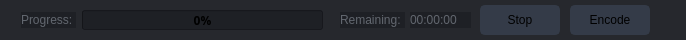
    <widget class="QFrame" name="frame_top_btns_2">
     <property name="geometry">
      <rect>
       <x>0</x>
       <y>450</y>
       <width>686</width>
       <height>40</height>
      </rect>
     </property>
     <property name="minimumSize">
      <size>
       <width>0</width>
       <height>25</height>
      </size>
     </property>
     <property name="maximumSize">
      <size>
       <width>16777215</width>
       <height>45</height>
      </size>
     </property>
     <property name="styleSheet">
      <string notr="true">background-color: rgba(27, 29, 35, 200)</string>
     </property>
     <property name="frameShape">
      <enum>QFrame::NoFrame</enum>
     </property>
     <property name="frameShadow">
      <enum>QFrame::Raised</enum>
     </property>
     <widget class="QFrame" name="frame_btns_right_3">
      <property name="geometry">
       <rect>
        <x>1070</x>
        <y>0</y>
        <width>16</width>
        <height>16</height>
       </rect>
      </property>
      <property name="sizePolicy">
       <sizepolicy hsizetype="Expanding" vsizetype="Preferred">
        <horstretch>0</horstretch>
        <verstretch>0</verstretch>
       </sizepolicy>
      </property>
      <property name="maximumSize">
       <size>
        <width>120</width>
        <height>16777215</height>
       </size>
      </property>
      <property name="frameShape">
       <enum>QFrame::NoFrame</enum>
      </property>
      <property name="frameShadow">
       <enum>QFrame::Raised</enum>
      </property>
      <layout class="QHBoxLayout" name="horizontalLayout_7">
       <property name="spacing">
        <number>0</number>
       </property>
       <property name="leftMargin">
        <number>0</number>
       </property>
       <property name="topMargin">
        <number>0</number>
       </property>
       <property name="rightMargin">
        <number>0</number>
       </property>
       <property name="bottomMargin">
        <number>0</number>
       </property>
      </layout>
     </widget>
     <widget class="QPushButton" name="pushButton_3">
      <property name="enabled">
       <bool>true</bool>
      </property>
      <property name="geometry">
       <rect>
        <x>570</x>
        <y>5</y>
        <width>80</width>
        <height>30</height>
       </rect>
      </property>
      <property name="sizePolicy">
       <sizepolicy hsizetype="Fixed" vsizetype="Fixed">
        <horstretch>0</horstretch>
        <verstretch>0</verstretch>
       </sizepolicy>
      </property>
      <property name="minimumSize">
       <size>
        <width>80</width>
        <height>30</height>
       </size>
      </property>
      <property name="font">
       <font>
        <family>Segoe UI</family>
        <pointsize>9</pointsize>
       </font>
      </property>
      <property name="styleSheet">
       <string notr="true">QPushButton {
	border: 2px solid rgb(52, 59, 72);
	border-radius: 5px;	
	background-color: rgb(52, 59, 72);
}
QPushButton:hover {
	background-color: rgb(57, 65, 80);
	border: 2px solid rgb(61, 70, 86);
}
QPushButton:pressed {	
	background-color: rgb(35, 40, 49);
	border: 2px solid rgb(43, 50, 61);
}</string>
      </property>
      <property name="text">
       <string>Encode</string>
      </property>
     </widget>
     <widget class="QPushButton" name="pushButton_4">
      <property name="enabled">
       <bool>true</bool>
      </property>
      <property name="geometry">
       <rect>
        <x>480</x>
        <y>5</y>
        <width>80</width>
        <height>30</height>
       </rect>
      </property>
      <property name="sizePolicy">
       <sizepolicy hsizetype="Fixed" vsizetype="Fixed">
        <horstretch>0</horstretch>
        <verstretch>0</verstretch>
       </sizepolicy>
      </property>
      <property name="minimumSize">
       <size>
        <width>80</width>
        <height>30</height>
       </size>
      </property>
      <property name="font">
       <font>
        <family>Segoe UI</family>
        <pointsize>9</pointsize>
       </font>
      </property>
      <property name="styleSheet">
       <string notr="true">QPushButton {
	border: 2px solid rgb(52, 59, 72);
	border-radius: 5px;	
	background-color: rgb(52, 59, 72);
}
QPushButton:hover {
	background-color: rgb(57, 65, 80);
	border: 2px solid rgb(61, 70, 86);
}
QPushButton:pressed {	
	background-color: rgb(35, 40, 49);
	border: 2px solid rgb(43, 50, 61);
}</string>
      </property>
      <property name="text">
       <string>Stop</string>
      </property>
     </widget>
     <widget class="QLabel" name="label_53">
      <property name="enabled">
       <bool>true</bool>
      </property>
      <property name="geometry">
       <rect>
        <x>21</x>
        <y>12</y>
        <width>55</width>
        <height>16</height>
       </rect>
      </property>
      <property name="font">
       <font>
        <family>Segoe UI</family>
       </font>
      </property>
      <property name="autoFillBackground">
       <bool>false</bool>
      </property>
      <property name="styleSheet">
       <string notr="true">color: rgb(98, 103, 111);</string>
      </property>
      <property name="text">
       <string>Progress:</string>
      </property>
     </widget>
     <widget class="QProgressBar" name="progressBar">
      <property name="enabled">
       <bool>true</bool>
      </property>
      <property name="geometry">
       <rect>
        <x>82</x>
        <y>10</y>
        <width>241</width>
        <height>20</height>
       </rect>
      </property>
      <property name="sizePolicy">
       <sizepolicy hsizetype="Expanding" vsizetype="Fixed">
        <horstretch>0</horstretch>
        <verstretch>0</verstretch>
       </sizepolicy>
      </property>
      <property name="maximumSize">
       <size>
        <width>16777215</width>
        <height>20</height>
       </size>
      </property>
      <property name="font">
       <font>
        <family>Noto Sans</family>
        <weight>75</weight>
        <bold>true</bold>
       </font>
      </property>
      <property name="focusPolicy">
       <enum>Qt::NoFocus</enum>
      </property>
      <property name="acceptDrops">
       <bool>false</bool>
      </property>
      <property name="autoFillBackground">
       <bool>false</bool>
      </property>
      <property name="locale">
       <locale language="English" country="UnitedStates"/>
      </property>
      <property name="inputMethodHints">
       <set>Qt::ImhNone</set>
      </property>
      <property name="value">
       <number>0</number>
      </property>
      <property name="alignment">
       <set>Qt::AlignCenter</set>
      </property>
      <property name="textVisible">
       <bool>true</bool>
      </property>
      <property name="invertedAppearance">
       <bool>false</bool>
      </property>
      <property name="format">
       <string>%p%</string>
      </property>
     </widget>
     <widget class="QLabel" name="label_54">
      <property name="geometry">
       <rect>
        <x>340</x>
        <y>12</y>
        <width>65</width>
        <height>16</height>
       </rect>
      </property>
      <property name="font">
       <font>
        <family>Segoe UI</family>
       </font>
      </property>
      <property name="autoFillBackground">
       <bool>false</bool>
      </property>
      <property name="styleSheet">
       <string notr="true">color: rgb(98, 103, 111);</string>
      </property>
      <property name="text">
       <string>Remaining:</string>
      </property>
     </widget>
     <widget class="QLabel" name="label_55">
      <property name="geometry">
       <rect>
        <x>410</x>
        <y>12</y>
        <width>61</width>
        <height>16</height>
       </rect>
      </property>
      <property name="font">
       <font>
        <family>Segoe UI</family>
       </font>
      </property>
      <property name="autoFillBackground">
       <bool>false</bool>
      </property>
      <property name="styleSheet">
       <string notr="true">color: rgb(98, 103, 111);</string>
      </property>
      <property name="text">
       <string>00:00:00</string>
      </property>
     </widget>
    </widget>
